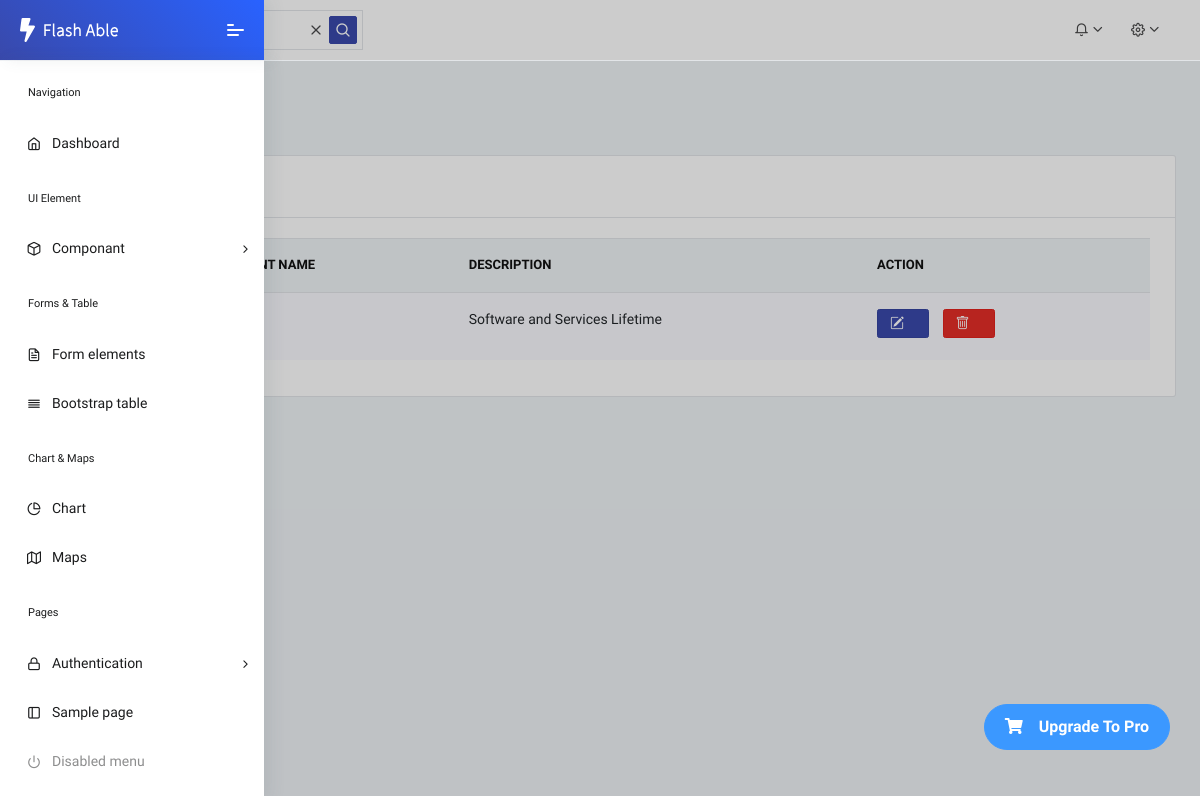
/list_department/, run on an earlier commit of the app's database.
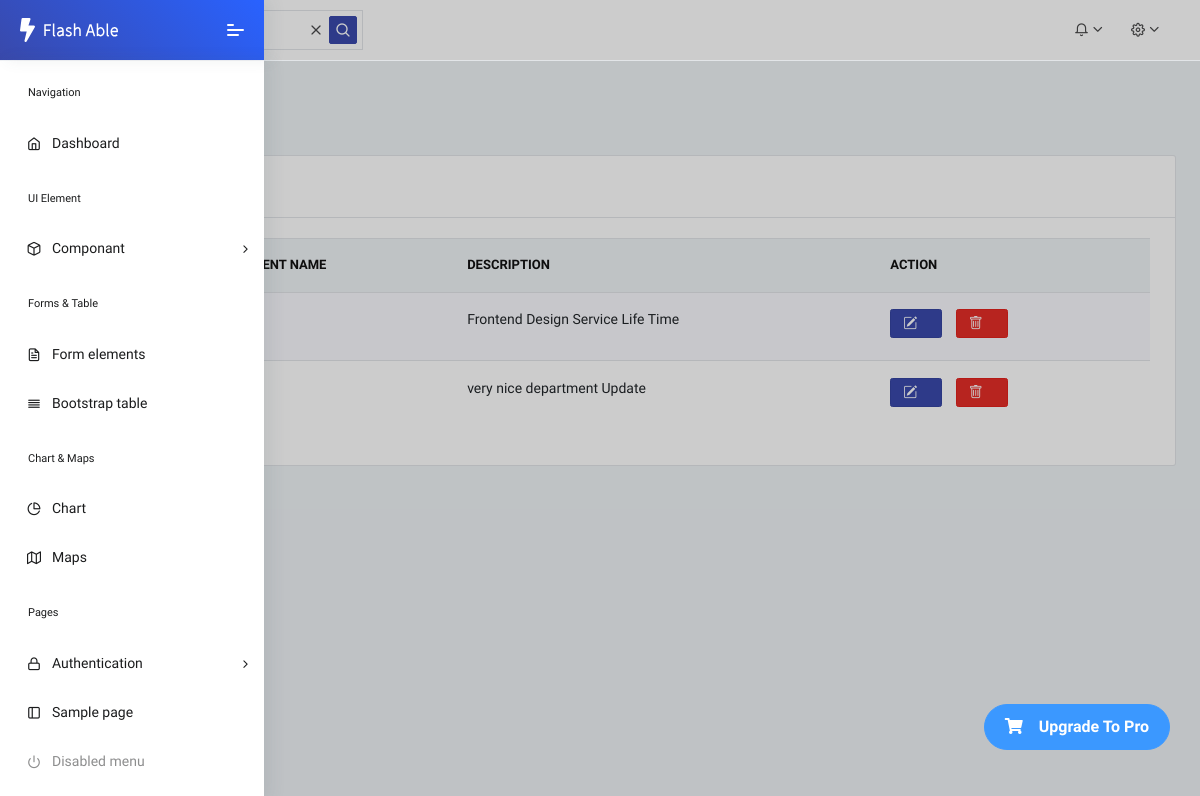
And on a later commit of the database.
### core/models.py (models this page shows, shortened)
class Department(models.Model):
    name = models.CharField(max_length=100)
    description = models.TextField(blank=True)

### core/views.py (the view)
# urls.py: path('list_department/', views.list_department, name='list_department'),
def list_department(request):
     d_all = Department.objects.all()
     contaxt = {
         'd_all' : d_all
     }
     return render(request,'department/Department_list.html',contaxt)

### core/templates/department/Department_list.html (shortened to what this page needs)
{% extends 'dashboard/Admin_Dashboard.html' %}
{% load static %}
{% block mein %}
<div class="pcoded-main-container">
    <div class="pcoded-wrapper">
        <div class="pcoded-content">
            <div class="pcoded-inner-content">
                <div class="main-body">
                    <div class="page-wrapper">
                        <div class="page-header">
                            <div class="page-block">
                                <div class="row align-items-center">
                                    <div class="col-md-12">
                                        <div class="page-header-title">
                                            <h5 class="m-b-10">Department</h5>
                                        </div>
                                        <ul class="breadcrumb">
                                            <li class="breadcrumb-item"><a href="index.html"></a></li>
                                            <li class="breadcrumb-item"><a href="#!">Department List</a></li>
                                        </ul>
                                    </div>
                                </div>
                            </div>
                        </div>
                        <div class="row">
                             <div class="col-xl-12">
                                <div class="card">
                                    <div class="card-header">
                                        <h5>Striped Table</h5>
                                    </div>
                                    <div class="card-body table-border-style">
                                        <div class="table-responsive">
                                            <table class="table table-striped">
                                                <thead>
                                                    <tr>
                                                        <th>#</th>
                                                        <th>Department Name</th>
                                                        <th>Description</th>
                                                        <th>Action</th>
                                                    </tr>
                                                </thead>
                                                <tbody>
                                                    {% for department in d_all %}
                                                    <tr>
                                                        <td>{{department.id}}</td>
                                                        <td>{{department.name}}</td>
                                                        <td>{{department.description}}</td>
                                                        <td>
                                                            <a href="{%  url 'edit-department' pk=department.id %}" class="btn btn-sm btn-primary">
                                                                <i class="bi bi-pencil-square"></i>
                                                            </a>
                                                            <a href="{% url 'delete-department' pk=department.id %}" class="btn btn-sm btn-danger">
                                                                <i class="bi bi-trash"></i>
                                                            </a>
                                                        </td>
                                                    </tr>
                                                    {% endfor %}
                                                </tbody>
                                            </table>
                                        </div>
                                    </div>
                                </div>
                            </div>
                        </div>
                    </div>
                </div>
            </div>
        </div>
    </div>
</div>
{% endblock %}

What changed in the data, as far as the page shows it:
removed Department: description "Software and Services Lifetime"
added Department: description "Frontend Design Service Life Time"
added Department: description "very nice department Update"
